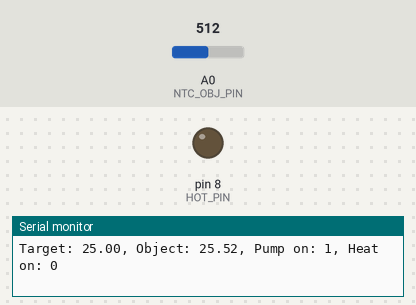
Bench run of a sketch on a simulated Arduino Uno, built with avr-gcc and run on an emulated ATmega328P. Shown: output pins drawn as LEDs (lit = HIGH), the last lines printed to the serial monitor. Inputs (shaded band) come from the test bench; at power-on: A0 (NTC_OBJ_PIN) = 512. Pins used as bus, display or sensor lines are not drawn.

Above: at 1.3 s.
1.4 s: A0 (NTC_OBJ_PIN) set to 540
At 1.9 s:
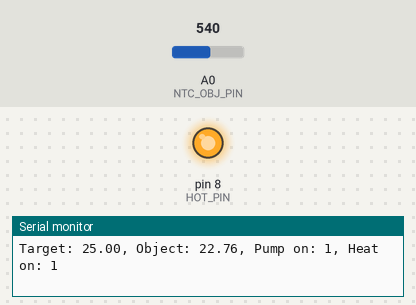
3.0 s: A0 (NTC_OBJ_PIN) set to 511
At 3.3 s:
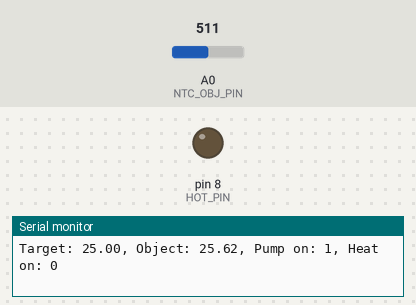
Timing chart, 0 to 6.0 s (numbered marks = the images above; inputs shaded):
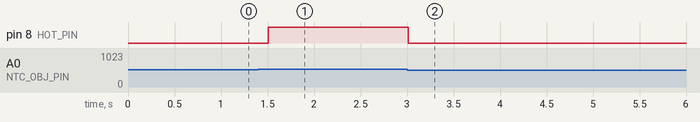

The sketch:

temperature_control.ino
```cpp
// Pinout
int COLD_PIN = 7;  // Pin to set high to make pump cool object
int HOT_PIN = 8;  // Pin to set high to make pump heat object
int NTC_OBJ_PIN = A0;  // Temperature sensor at object

// Control flags
bool PUMP_ON = true;  // Control flag for pumping or not
bool HEAT_ON = false;  // Control flag for heating or cooling (only takes effect when PUMP_ON is true)

// Hysteretic control reduces flicker, and therefore peltier fatigue (LARGE HYSTERESIS IS ADVISED, e.g. <0.5Hz flicker)
// All temperatures in degrees CELSIUS
float objTemp;  // Measured object temperature
float targetTemp = 25.0;  // Temperature to aim for
// Cutoff offsets should lie within the Trigger offsets
float hotCutoff = targetTemp + 0.0;  // Offset from target temperature above which heating will stop
float coldCutoff = targetTemp - 0.25; // Offset from target temperature below which cooling will stop
// Triggers represent maximum and minimum acceptable temperatures for target
float hotTrigger = targetTemp - 0.75; // Offset from target temperature below which heating will start
float coldTrigger = targetTemp + 0.5; // Offset from target temperature above which cooling will start

float extremeHotLimit = 55.0;// Upper operating temp for peltier, above this it will shut down (e.g. thermal runaway)
float hotLimit = 50.0; // Upper temperature limit for heating, peltier will not heat object beyond this limit
float coldLimit = -5.0; // Lower temperature limit for cooling, peltier will not cool object beyond this limit

float probeRes;  // Temperature probe resistance

// Assuming linear relationship over short range
float yL = 12.1;
float yU = 49.9;
float xL = 648.0;
float xU = 265.0;

float float_map(float x, float xL, float xU, float yL, float yU) {
  // Maps the value of x to the upper and lower Y bounds, in linear relation to the upper and lower X bounds.
  // Returns values as floats to n d.p., and can extrapolate beyond bounds.
  if (((xU-xL) > 0.01) or ((xU-xL) < -0.01)){
    return (((yU-yL)/(xU-xL)) * (x-xL) + yL);
  }
  else {
    return -100000000;
  }

}


void setup() {
  Serial.begin(9600);
  pinMode(COLD_PIN, OUTPUT);
  pinMode(HOT_PIN, OUTPUT);
  pinMode(NTC_OBJ_PIN, INPUT);
  digitalWrite(COLD_PIN, LOW);
  digitalWrite(HOT_PIN, LOW);
}

void loop() {
  // put your main code here, to run repeatedly:

  probeRes = analogRead(NTC_OBJ_PIN);
  objTemp = float_map(probeRes, xL, xU, yL, yU);

  if (objTemp > coldTrigger) {
    // Way above target temperature
    PUMP_ON = true;
    HEAT_ON = false;
  } else if (objTemp < hotTrigger) {
    // Way below target temperature
    PUMP_ON = true;
    HEAT_ON = true;
  } else if (objTemp > hotCutoff and HEAT_ON) {
    // If object is too hot and being heated
    PUMP_ON = false;
  } else if (objTemp < coldCutoff and not HEAT_ON) {
    // If object is too cold and being cooled
    PUMP_ON = false;
  }

  if ((objTemp > hotLimit and HEAT_ON) or (objTemp < coldLimit and not HEAT_ON)) {
    // If peltier is trying to heat past hotLimit or cool past coldLimit, it should stop trying (trying to recover is OK).
    PUMP_ON = false;
  }
  if (objTemp > extremeHotLimit) {
    // Pump shuts off above this limit to avoid possible thermal runaway
    PUMP_ON = false;
  }

  if (PUMP_ON) {
    if (HEAT_ON) {
      digitalWrite(COLD_PIN, LOW);
      delay(1);
      digitalWrite(HOT_PIN, HIGH);
    } else {
      digitalWrite(HOT_PIN, LOW);
      delay(1);
      digitalWrite(COLD_PIN, HIGH);
    }
  } else {
    digitalWrite(COLD_PIN, LOW);
    digitalWrite(HOT_PIN, LOW);
  }

  Serial.print("Target: ");
  Serial.print(targetTemp);
  Serial.print(", ");
  Serial.print("Object: ");
  Serial.print(objTemp);
  Serial.print(", ");
  Serial.print("Pump on: ");
  Serial.print(PUMP_ON);
  Serial.print(", ");
  Serial.print("Heat on: ");
  Serial.println(HEAT_ON);
  delay(500);

}
```

Measured:
- the behaviour switches between 524 and 525 on A0 (NTC_OBJ_PIN) (found by bisection; images 0 and 1)
- after the input at 1.4 s, pin 8 (HOT_PIN): LOW → HIGH after 0.11 s
- after the input at 3.0 s, pin 8 (HOT_PIN): HIGH → LOW at once
